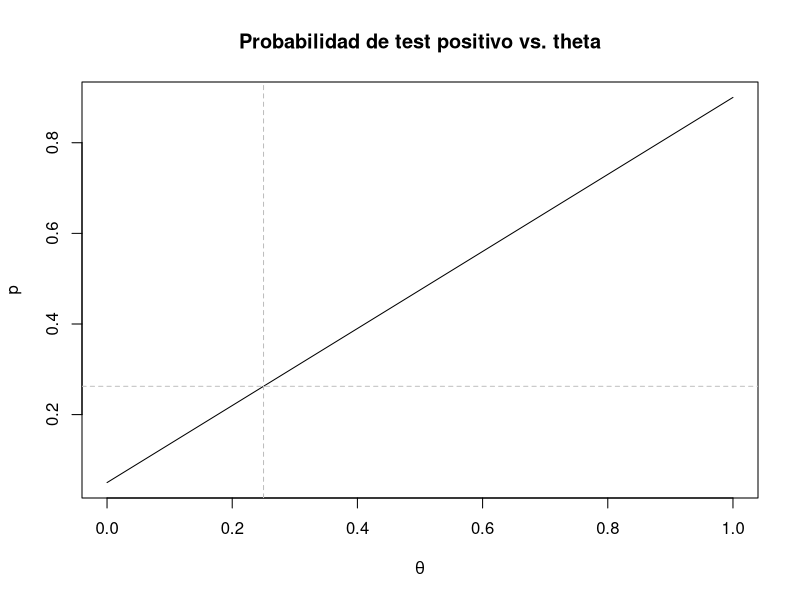
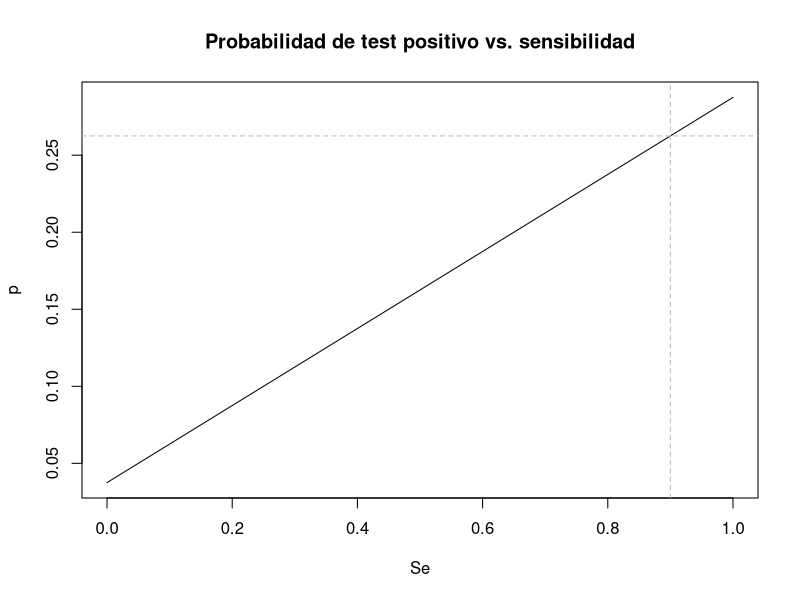
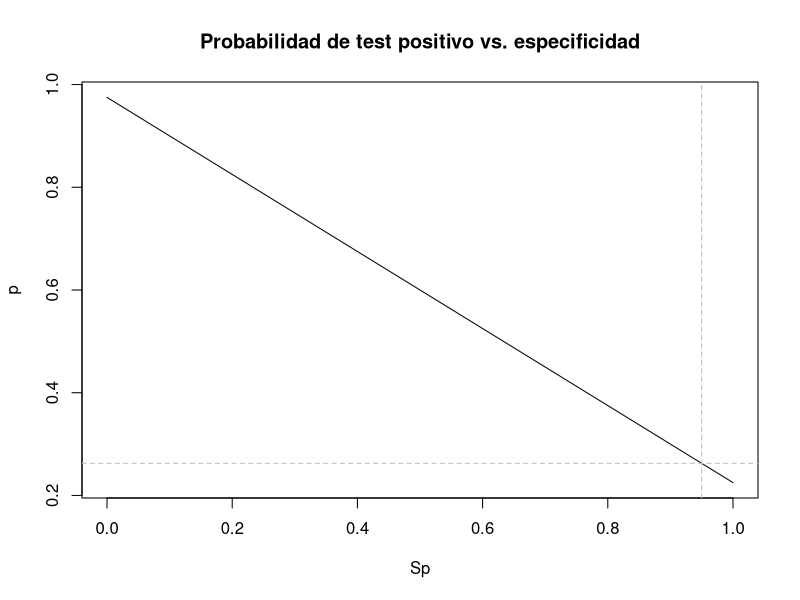
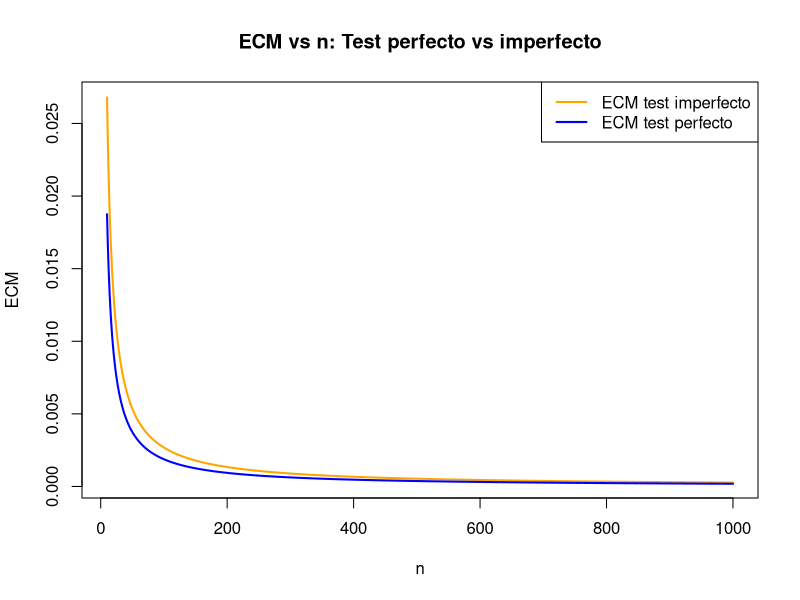
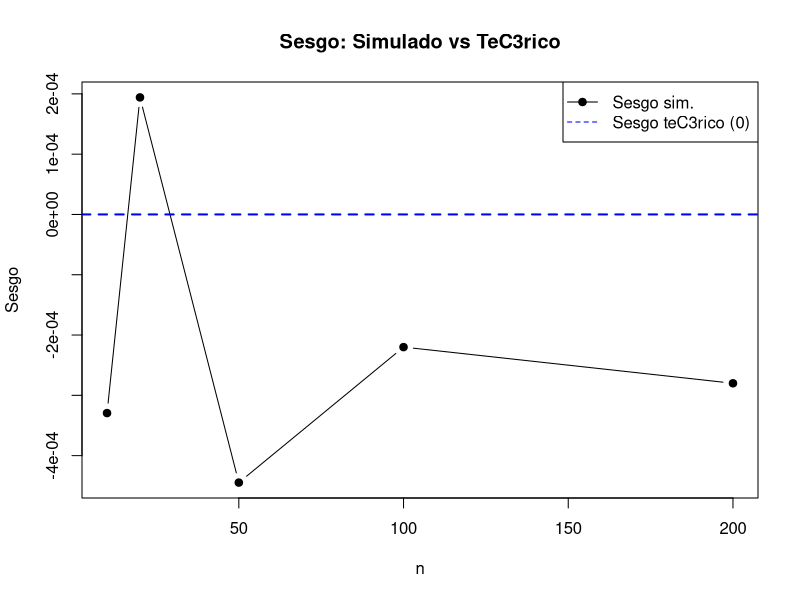
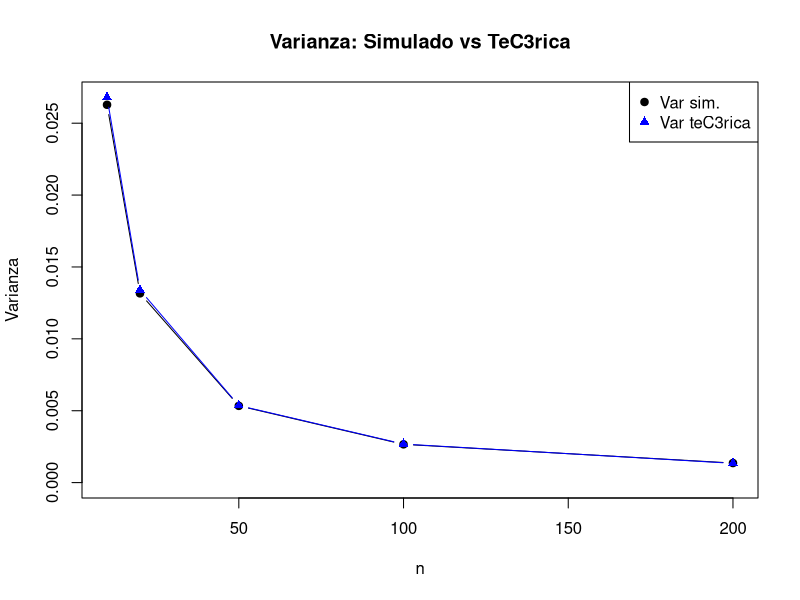
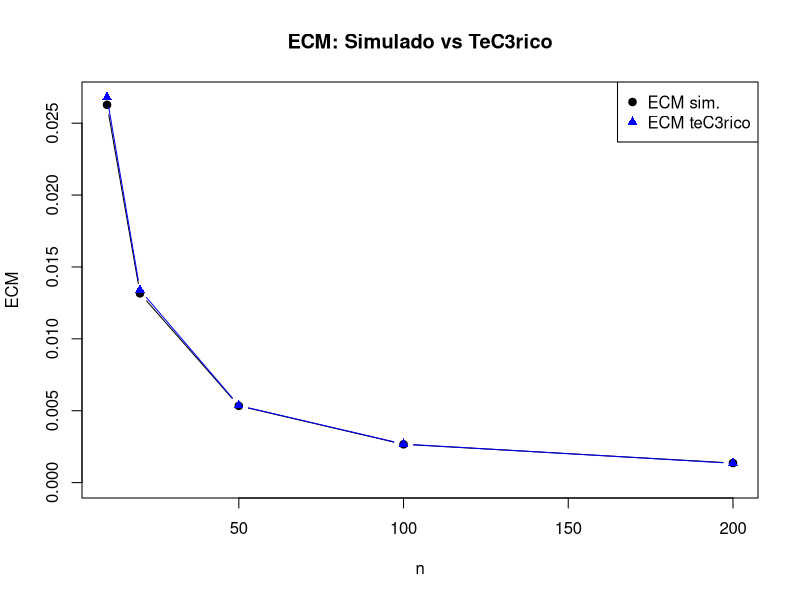
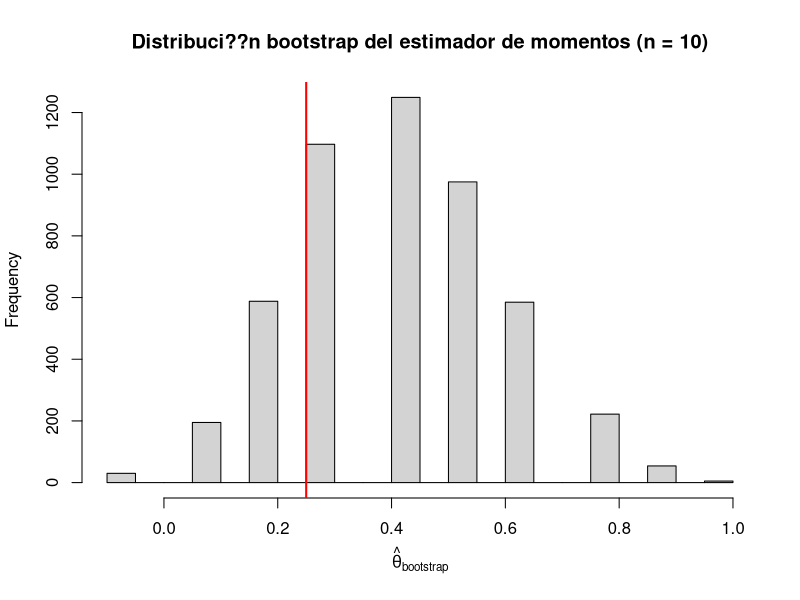

Write the R code that produced these figures, in order.
set.seed(43)

#####PARTE 1#########

#1.5 Cubrimiento empirico mediante simulacion Monte Carlo


tita <- 0.25
ns <-  c(10, 20, 50, 100, 1000, 10000)  #valores de n para los cuales vamos a evaluar la cobertura
Nrep <- 5000                            #empirica
z <- qnorm(0.975)

cubrimientoN <- 0

for (j in seq_along(ns)){
  n <- ns[j]
  cubrimiento <- 0
  
  for(i in 1:Nrep){                                         #repito el experimento 5000 veces.
    muestra <- rbinom(1,n,tita)
    
    estTita <- muestra/n
    termino <- z * sqrt((estTita*(1-estTita))/n)
    intervalo <- c(estTita - termino, estTita + termino)
    
    cubrimiento[i] <- intervalo[1] <= tita && tita <= intervalo[2]
  }
  
  cubrimientoN[j] <- mean(cubrimiento)                  #promedio de veces que el valor real de 
                                                        #tita cayC3 en el intervalo.
}

cubrimientoEmpirico <- data.frame(n = ns, cubrimiento = cubrimientoN)

#####PARTE 2#########

#### 2.0.3 ####


## Valores fijos
Se_fijo  <- 0.9
Sp_fijo  <- 0.95
theta_fijo <- 0.25

## a
theta_grid <- seq(0, 1, length.out = 1000)
p_theta <- Se_fijo * theta_grid + (1 - Sp_fijo) * (1 - theta_grid)

plot(theta_grid, p_theta, type = "l",
     xlab = expression(theta),
     ylab = "p",
     main = "Probabilidad de test positivo vs. theta")
abline(v = theta_fijo, col = "gray", lty = 2)
abline(h = Se_fijo * theta_fijo + (1 - Sp_fijo) * (1 - theta_fijo),
       col = "gray", lty = 2)

## b
Se_grid <- seq(0, 1, length.out = 1000)
p_Se <- Se_grid * theta_fijo + (1 - Sp_fijo) * (1 - theta_fijo)

plot(Se_grid, p_Se, type = "l",
     xlab = "Se",
     ylab = "p",
     main = "Probabilidad de test positivo vs. sensibilidad")
abline(v = Se_fijo, col = "gray", lty = 2)
abline(h = Se_fijo * theta_fijo + (1 - Sp_fijo) * (1 - theta_fijo),
       col = "gray", lty = 2)

## c
Sp_grid <- seq(0, 1, length.out = 1000)
p_Sp <- Se_fijo * theta_fijo + (1 - Sp_grid) * (1 - theta_fijo)

plot(Sp_grid, p_Sp, type = "l",
     xlab = "Sp",
     ylab = "p",
     main = "Probabilidad de test positivo vs. especificidad")
abline(v = Sp_fijo, col = "gray", lty = 2)
abline(h = Se_fijo * theta_fijo + (1 - Sp_fijo) * (1 - theta_fijo),
       col = "gray", lty = 2)


#### 2.1.6 ####

# Parametros

Se <- 0.9
Sp <- 0.95

# p real del test imperfecto
p <- (Se + Sp - 1)*tita + (1 - Sp)

# Rango de n
ns <- 10:1000

# ECM del test perfecto
ECM_perfecto <- tita*(1 - tita) / ns

# ECM del test imperfecto 
ECM_imperfecto <- p*(1 - p) / (ns * (Se + Sp - 1)^2)

# GrC!fico
plot(ns, ECM_imperfecto,
     type="l", col="orange", lwd=2,
     xlab="n", ylab="ECM",
     main="ECM vs n: Test perfecto vs imperfecto")

lines(ns, ECM_perfecto, col="blue", lwd=2)

legend("topright",
       legend=c("ECM test imperfecto", "ECM test perfecto"),
       col=c("orange", "blue"), lwd=2)


#### 2.1.7 ####


R <- 10000
ns <- c(10, 20, 50, 100, 200) 

# FunciC3n estimador de momentos
tita_corregida <- function(p_hat, Se, Sp) {
  (p_hat - (1 - Sp)) / (Se + Sp - 1)
}

# resultados
resultados_imp <- data.frame(
  n = ns,
  bias_sim = NA,
  var_sim  = NA,
  ecm_sim  = NA,
  var_teo  = NA,
  ecm_teo  = NA
)

for (i in seq_along(ns)) {
  n <- ns[i]
  est_imp <- numeric(R)
  
  # Probabilidad real del test positivo
  p_Y <- Se*tita + (1 - Sp)*(1 - tita)
  
  for (r in 1:R) {
    
    # 1) Genero la muestra de T correctamente
    T <- rbinom(n, 1, p_Y)
    
    # 2) Estimador de momentos
    p_hat <- mean(T)
    est_imp[r] <- tita_corregida(p_hat, Se, Sp)
  }
  
  # --- EstadC-sticos simulados ---
  bias_sim <- mean(est_imp) - tita
  var_sim  <- var(est_imp)
  ecm_sim  <- mean((est_imp - tita)^2)
  
  # --- Valores teC3ricos ---
  p_true <- p_Y
  denom  <- Se + Sp - 1
  var_teo <- (p_true*(1 - p_true)) / (n * denom^2)
  ecm_teo <- var_teo   # insesgado
  
  # --- Guardar ---
  resultados_imp$bias_sim[i] <- bias_sim
  resultados_imp$var_sim[i]  <- var_sim
  resultados_imp$ecm_sim[i]  <- ecm_sim
  resultados_imp$var_teo[i]  <- var_teo
  resultados_imp$ecm_teo[i]  <- ecm_teo
}


# Mostrar tabla comparativa
print(resultados_imp)


## SESGO (teorico = 0)
plot(resultados_imp$n, resultados_imp$bias_sim,
     type="b", pch=19,
     xlab="n", ylab="Sesgo",
     main="Sesgo: Simulado vs TeC3rico",
     ylim=c(min(resultados_imp$bias_sim), max(resultados_imp$bias_sim)))

# lC-nea de sesgo teC3rico = 0
abline(h = 0, col="blue", lwd=2, lty=2)

legend("topright",
       legend=c("Sesgo sim.", "Sesgo teC3rico (0)"),
       col=c("black","blue"), pch=c(19, NA), lty=c(1,2))


## VARIANZA
plot(resultados_imp$n, resultados_imp$var_sim,
     type="b", pch=19,
     xlab="n", ylab="Varianza",
     main="Varianza: Simulado vs TeC3rica",
     ylim=c(0, max(resultados_imp$var_sim, resultados_imp$var_teo)))

lines(resultados_imp$n, resultados_imp$var_teo,
      type="b", pch=17, col="blue")

legend("topright",
       legend=c("Var sim.", "Var teC3rica"),
       col=c("black","blue"), pch=c(19,17))


## ECM
plot(resultados_imp$n, resultados_imp$ecm_sim,
     type="b", pch=19,
     xlab="n", ylab="ECM",
     main="ECM: Simulado vs TeC3rico",
     ylim=c(0, max(resultados_imp$ecm_sim, resultados_imp$ecm_teo)))

lines(resultados_imp$n, resultados_imp$ecm_teo,
      type="b", pch=17, col="blue")

legend("topright",
       legend=c("ECM sim.", "ECM teC3rico"),
       col=c("black","blue"), pch=c(19,17))


### 2.1.8 ####

### --------------------------------------------------------
### Punto 8 ??? Bootstrap para n = 10
### --------------------------------------------------------


n <- 10     # tama??o de la muestra
B <- 5000   # cantidad de r??plicas bootstrap

# Probabilidad real de T = 1 bajo test imperfecto
p_Y <- Se * tita + (1 - Sp) * (1 - tita)

# 1) Genero una muestra original de T
T <- rbinom(n, 1, p_Y)

# 2) Bootstrap no param??trico
boot_est <- numeric(B)

for (b in 1:B) {
  T_boot <- sample(T, size = n, replace = TRUE)
  p_hat_boot <- mean(T_boot)
  boot_est[b] <- tita_corregida(p_hat_boot, Se, Sp)
}

# 3) Histograma
hist(boot_est, breaks = 30, freq = TRUE,
     main = "Distribuci??n bootstrap del estimador de momentos (n = 10)",
     xlab = expression(hat(theta)["bootstrap"]))

abline(v = tita, col = "red", lwd = 2)  # valor verdadero


##### 2.1.9 ####

tita <- 0.25
Se <- 0.9
Sp <- 0.95
p_Y <- Se * tita + (1 - Sp) * (1 - tita)

ns <-  c(10, 20, 50, 100, 1000)
R <- 700 #replicas Monte Carlo
B <- 1000 #remuestreos bootstrap

z <- qnorm(0.975)

res_list <- vector("list",length(ns))
names(res_list) <- as.character(ns)

for (j in seq_along(ns)){
  n <- ns[j]
  cubrimientos <- logical(R)
  longitudes <- numeric(R)
  
  for (r in 1:R){
    T <- rbinom(n,1,p_Y)
    boot_est <- numeric(B)
    
    for (b in 1:B){
      T_boot <- sample(T, size = n, replace = TRUE)
      p_hat_boot <- mean(T_boot)
      boot_est[b] <- tita_corregida(p_hat_boot, Se, Sp)
    }
    
    lower <- quantile(boot_est, probs = 0.025, names = FALSE)
    upper <- quantile(boot_est, probs = 0.975, names = FALSE)
    
    cubrimientos[r] <- (lower <= tita) && (tita <= upper)
    longitudes[r] <- (upper - lower)
  }
  
  res_list[[j]] <- list(
    n = n,
    cubrimiento = mean(cubrimientos),
    longitud_media = mean(longitudes)
  )
  
}

res_df <- do.call(rbind, lapply(res_list, function(z){
  data.frame(n = z$n,
             cubrimiento = z$cubrimiento,
             longitud_media = z$longitud_media)
}))
rownames(res_df) <- NULL

#### 2.1.10 ####

res_listAsint <- vector("list", length(ns))
names(res_listAsint) <- as.character(ns)

for (j in seq_along(ns)){
  n <- ns[j]
  cubrimientos <- logical(R)
  longitudes <- numeric(R)
  
  for (r in 1:R){
    T <- rbinom(n, 1, p_Y)
    
    p_hat <- mean(T)
    tita_hat <- tita_corregida(p_hat,Se,Sp)
    est_Var <- (p_hat*(1-p_hat))/(n*(Se+Sp-1)^2)
    
    termino <- z*sqrt(est_Var)
    lower <- tita_hat - termino
    upper <- tita_hat + termino
    
    cubrimientos[r] <- (lower <= tita) && (tita <= upper)
    longitudes[r] <- (upper - lower)
  }
  
  res_listAsint[[j]] <- list(
    n = n,
    cubrimiento = mean(cubrimientos),
    longitud_media = mean(longitudes)
  )
}

resAsint_df <- do.call(rbind, lapply(res_listAsint, function(z){
  data.frame(n = z$n,
             cubrimiento = z$cubrimiento,
             longitud_media = z$longitud_media)
}))
rownames(resAsint_df) <- NULL

#### 3.1.2 ####

#Definimos los valores.
n_pre <- 100
n_post <- 100
Se <- 0.9
Sp <- 0.95
tita_pre <- 0.2
tita_post <- 0.15

#Calculamos p_pre y p_post:

p_pre <- (Se + Sp - 1)* tita_pre + (1 - Sp)
p_post <- (Se + Sp - 1)* tita_post + (1 - Sp)


#Generamos ambas muestras (pre y post):

Xpre <- rbinom(n_pre, 1, p_pre)
Xpost <- rbinom(n_post, 1, p_post)

#Ahora calculamos U(Xpre, Xpost):
p_preHat <- mean(Xpre)
p_postHat <- mean(Xpost)

tita_preHat <- (p_preHat + Sp - 1)/(Se + Sp - 1)
tita_postHat <- (p_postHat + Sp - 1)/(Se + Sp - 1)

Var_preHat <- (p_preHat*(1-p_preHat))/(n_pre*(Se+Sp-1)^2)
Var_postHat <- (p_postHat*(1-p_postHat))/(n_post*(Se+Sp-1)^2)


U <- (tita_postHat - tita_preHat)/(sqrt(Var_postHat + Var_preHat))


#Que pasa si achicamos la muestra? 

#n = 50

n_pre <- 50
n_post <- 50
Se <- 0.9
Sp <- 0.95
tita_pre <- 0.2
tita_post <- 0.15

#Calculamos p_pre y p_post:

p_pre <- (Se + Sp - 1)* tita_pre + (1 - Sp)
p_post <- (Se + Sp - 1)* tita_post + (1 - Sp)


#Generamos ambas muestras (pre y post):

Xpre <- rbinom(n_pre, 1, p_pre)
Xpost <- rbinom(n_post, 1, p_post)

#Ahora calculamos U(Xpre, Xpost):
p_preHat <- mean(Xpre)
p_postHat <- mean(Xpost)

tita_preHat <- (p_preHat + Sp - 1)/(Se + Sp - 1)
tita_postHat <- (p_postHat + Sp - 1)/(Se + Sp - 1)

Var_preHat <- (p_preHat*(1-p_preHat))/(n_pre*(Se+Sp-1)^2)
Var_postHat <- (p_postHat*(1-p_postHat))/(n_post*(Se+Sp-1)^2)


U50 <- (tita_postHat - tita_preHat)/(sqrt(Var_postHat + Var_preHat))

#n=10

n_pre <- 10
n_post <- 10
Se <- 0.9
Sp <- 0.95
tita_pre <- 0.2
tita_post <- 0.15

#Calculamos p_pre y p_post:

p_pre <- (Se + Sp - 1)* tita_pre + (1 - Sp)
p_post <- (Se + Sp - 1)* tita_post + (1 - Sp)


#Generamos ambas muestras (pre y post):

Xpre <- rbinom(n_pre, 1, p_pre)
Xpost <- rbinom(n_post, 1, p_post)

#Ahora calculamos U(Xpre, Xpost):
p_preHat <- mean(Xpre)
p_postHat <- mean(Xpost)

tita_preHat <- (p_preHat + Sp - 1)/(Se + Sp - 1)
tita_postHat <- (p_postHat + Sp - 1)/(Se + Sp - 1)

Var_preHat <- (p_preHat*(1-p_preHat))/(n_pre*(Se+Sp-1)^2)
Var_postHat <- (p_postHat*(1-p_postHat))/(n_post*(Se+Sp-1)^2)


U10 <- (tita_postHat - tita_preHat)/(sqrt(Var_postHat + Var_preHat))
